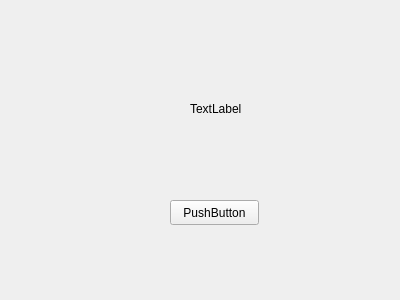
<?xml version="1.0" encoding="UTF-8"?>
<ui version="4.0">
 <class>Sub_window2</class>
 <widget class="QWidget" name="Sub_window2">
  <property name="geometry">
   <rect>
    <x>0</x>
    <y>0</y>
    <width>400</width>
    <height>300</height>
   </rect>
  </property>
  <property name="windowTitle">
   <string>Form</string>
  </property>
  <widget class="QPushButton" name="pushButton">
   <property name="geometry">
    <rect>
     <x>170</x>
     <y>200</y>
     <width>89</width>
     <height>25</height>
    </rect>
   </property>
   <property name="text">
    <string>PushButton</string>
   </property>
  </widget>
  <widget class="QLabel" name="label">
   <property name="geometry">
    <rect>
     <x>190</x>
     <y>100</y>
     <width>67</width>
     <height>17</height>
    </rect>
   </property>
   <property name="text">
    <string>TextLabel</string>
   </property>
  </widget>
 </widget>
 <resources/>
 <connections/>
</ui>
